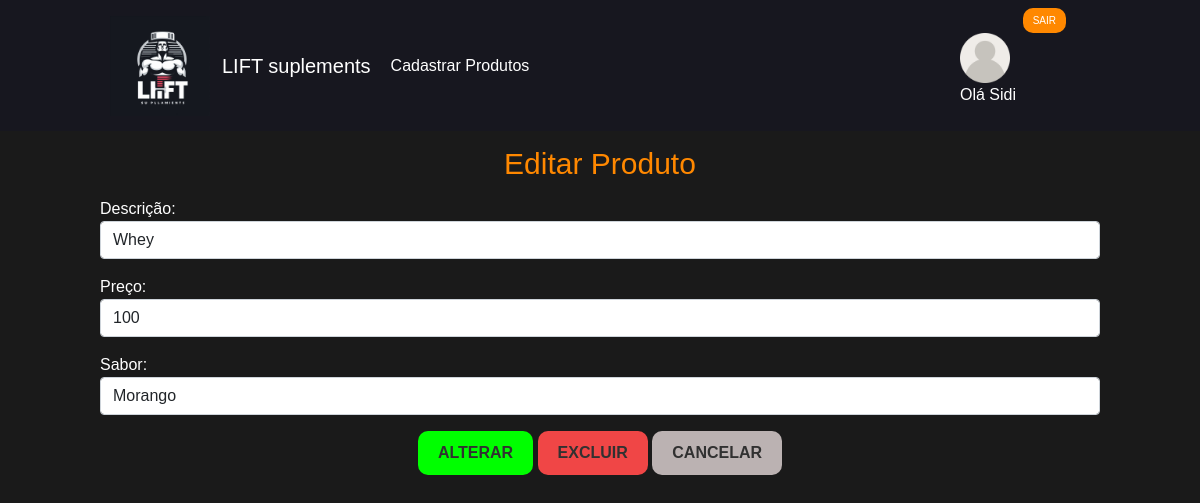
The page /editarProdutos.php?codigo=2 (signed in) on the database its author committed.
### tables this page shows
CREATE TABLE `produto` (
  `codigo` int(4) NOT NULL,
  `descricao` varchar(100) NOT NULL,
  `preco` float NOT NULL,
  `sabor` varchar(100) NOT NULL
);

### conexaoBD.php (called while the page is built, shortened)
<?php
if (!function_exists('query')) {
    function query($sql)
    {
        global $conexao;
        mysqli_query($conexao, "SET CHARACTER SET utf8");
        $query = mysqli_query($conexao, $sql) or
            die(mysqli_error($conexao));
        return $query;
    }
}

### crudProdutos.php (called while the page is built, shortened)
<?php
include 'conexaoBD.php';
function mostrarProdutoAlterar($codigo)
{
    $resultados = query("SELECT * FROM produto WHERE codigo=$codigo");
    return $resultados;
}

### editarProdutos.php (the view, shortened to what this page needs)
<!doctype html>
<html lang="pt-br">
<head>
    <link href="https://cdn.jsdelivr.net/npm/bootstrap@5.0.2/dist/css/bootstrap.min.css" rel="stylesheet">
    <link rel="stylesheet" href="geral.css">
</head>
<body>
    <nav class="navbar navbar-expand-lg bg-body-tertiary" id="navbar">
        <img src="logo2.jpg" alt="" width="100" height="100">
        <div class="container-fluid">
            <a class="navbar-brand" href="home.php">LIFT suplements</a>
            <div class="container-fluid">
                <div class="collapse navbar-collapse" id="navbarSupportedContent">
                    <ul class="navbar-nav me-auto mb-2 mb-lg-0">
                        <li class="nav-item">
                            <a class="nav-link" href="cadastrarProdutos.php">Cadastrar Produtos</a>
                        </li>
                    </ul>
                    <ul class="perfil">
                        <form method="post" action="controleUsuario.php">
                            <button type="submit" name="opcao" value="Sair" class="btnsair">Sair</button>
                        </form>
                        <img src="foto.png" alt="" class="foto">
                        <div class="nome">
                            <?php
                            if (isset($_SESSION["nome"])) {
                                echo 'Olá ', $_SESSION['nome'];
                            } else {
                                header("Location: paginaLogin.php");
                            }
                            ?>
                        </div>
                    </ul>
                </div>
            </div>
    </nav>
    <div id="container">
        <?php
        include 'crudProdutos.php';
        $codigo = $_GET["codigo"];
        $resultados = mostrarProdutoAlterar($codigo);
        foreach ($resultados as $linha);
        ?>
        <form method="post" action="controleProdutos.php">
            <form method="post" action="controleProdutos.php">
                <h1>Editar Produto</h1>
                <div class="mb-3">
                    <label for="descricao">Descrição:</label>
                    <input type="text" class="form-control" name="descricao" id="descricao" value="<?=
                                                                                                    $linha['descricao'] ?>">
                </div>
                <div class="mb-3">
                    <label for="preco">Preço:</label>
                    <input type="number" step=0.01 class="form-control" name="preco" id="preco" value="<?=
                                                                                                        $linha['preco'] ?>">
                </div>
                <div class="mb-3">
                    <label for="sabor">Sabor:</label>
                    <input type="text" class="form-control" name="sabor" id="sabor" value="<?=
                                                                                            $linha['sabor'] ?>">
                </div>
                <div id="center">
                    <button type="submit" class="btn btn-primary" name="opcao" value="Alterar" id="btnalt"><strong>Alterar</strong></button>
                    <button type="submit" class="btn btn-danger" name="opcao" value="Excluir" id="btnexc"><strong>Excluir</strong></button>
                    <a class="btn btn-light" href="home.php" id="btncanc"><strong>Cancelar</strong></a>
                </div>
            </form>
    </div>
</body>
</html>

### geral.css (style rules this page uses)
body { background-color: #1a1a1a; color: #fff; font-family: Helvetica, Arial, sans-serif; }
.navbar-nav .nav-link { color: #fff; }
.btn { background-color: #ff8800; color: #fff; border: none; padding: 10px 20px; border-radius: 10px; text-transform: uppercase; cursor: pointer; }
h1 { color: #ff8800; margin: auto; text-align: center; font-size: 30px; margin-top: 15px; margin-bottom: 15px; }
img { margin: auto; margin-left: 110px; }
.navbar-brand { margin: auto; color: #fff; }
.perfil { margin-right: 110px; border-radius: 50%; }
.foto { width: 50px; height: 50px; margin: auto; }
.btnsair { background-color: #ff8800; color: #fff; border: none; padding: 5px 10px; border-radius: 10px; text-transform: uppercase; cursor: pointer; font-size: 10px; float: right; margin-left: 20px; }
.nome { margin-right: 50px; text-align: left; }
#navbar { background-color: #17171f; }
#container { width: 1000px; margin: auto; }
#btnalt { background-color: #00ff00; color: #313131; }
#btnexc { background-color: #f04646; color: #313131; }
#btncanc { background-color: #bbb2b2; color: #313131; }
#center { text-align: center; }

### rows shown on the page
produto: descricao "Whey", preco "100", sabor "Morango"

### other values the page prints
$_SESSION['nome'] "Sidi"
